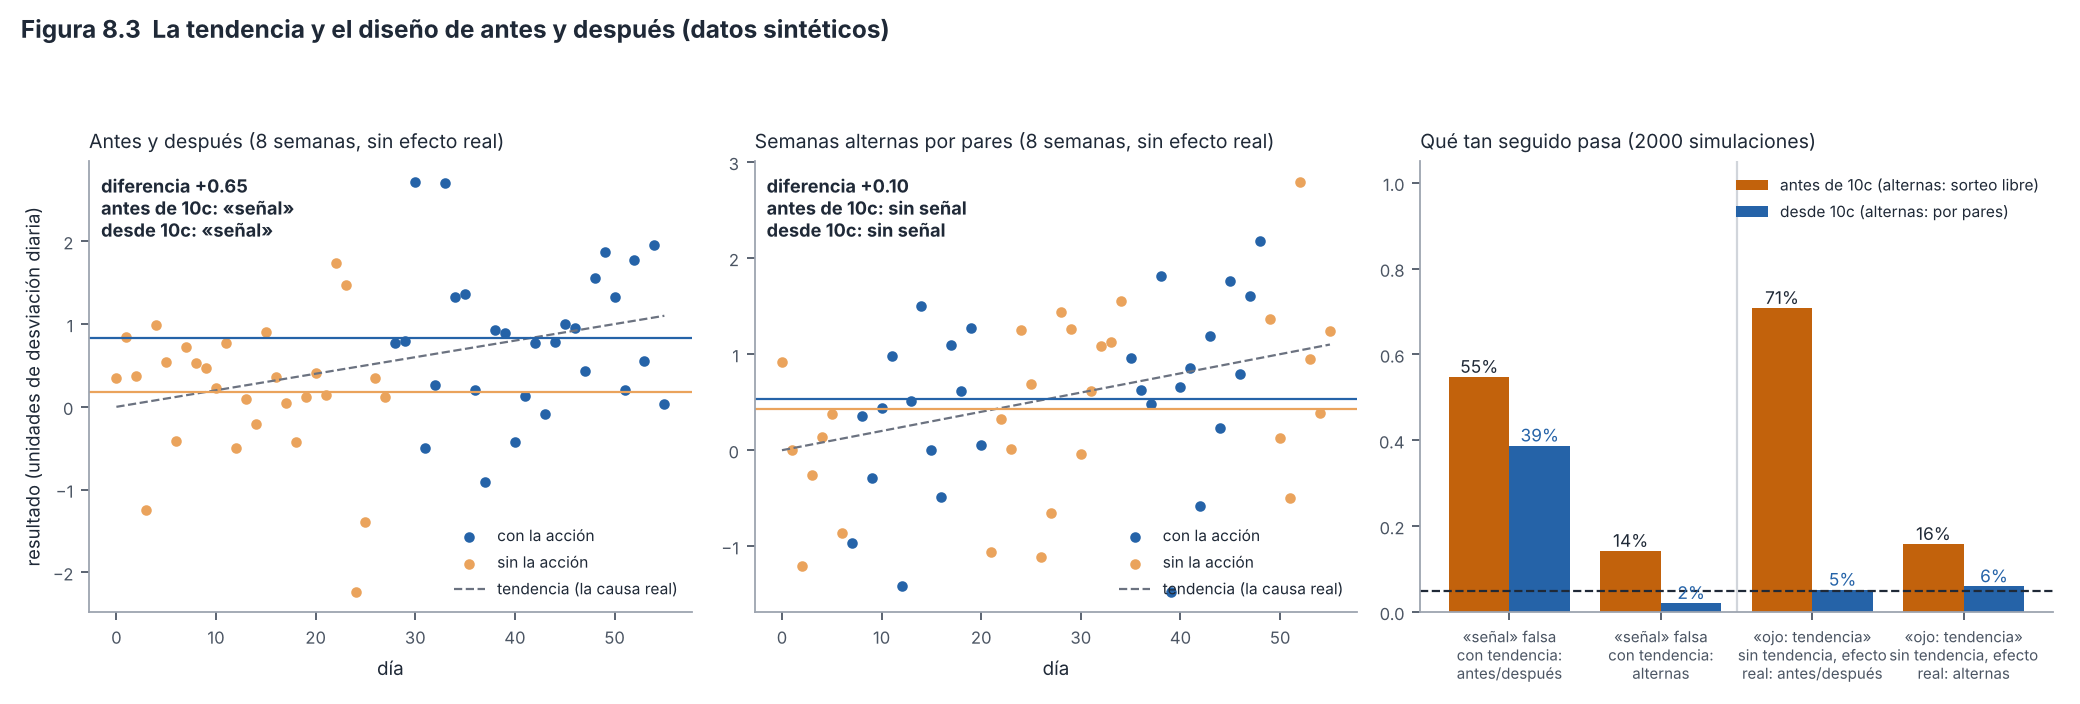

The Python source for this figure:
"""Figura 8.3 - Cómo una tendencia crea una diferencia falsa en un diseño de antes y después, y cómo se comporta la prueba de
tendencia de Experimentos.resultado. Antes de la entrega 10c: diferencia con 1.96 y pendiente contra el día con las dos
condiciones juntas (|b/EE| > 2). Desde la 10c: Estadistica.diferenciaEnDias (t de Welch con autocorrelación), sorteo por
pares y Experimentos.tendencia (valor ~ día + condición, |t| > cuantil de t con n − 3 grados). Datos SINTÉTICOS.
Uso: python fig22_tendencia_diseno.py [salida.png]"""
import sys, math
from functools import lru_cache
import numpy as np
import matplotlib
matplotlib.use("Agg")
import matplotlib.pyplot as plt
import estilo  # paleta y tipografía comunes (módulo 12)

rng = np.random.default_rng(21)

def en_lavado(plan, lav, d):
    if lav <= 0: return False
    cambios = ([0] if plan[0] else []) + [k * 7 for k in range(1, len(plan)) if plan[k] != plan[k - 1]]
    return any(0 <= d - c < lav for c in cambios)

# ---- Copia de Estadistica.cuantilT / pT (t de Student exacta, con la beta incompleta) ----
_C = [0.99999999999980993, 676.5203681218851, -1259.1392167224028, 771.32342877765313, -176.61502916214059,
      12.507343278686905, -0.13857109526572012, 9.9843695780195716e-6, 1.5056327351493116e-7]
def _lng(x):
    if x < .5: return math.log(math.pi / abs(math.sin(math.pi * x))) - _lng(1 - x)
    z = x - 1; a = _C[0]; t = z + 7.5
    for i in range(1, 9): a += _C[i] / (z + i)
    return .5 * math.log(2 * math.pi) + (z + .5) * math.log(t) - t + math.log(a)
def _bi(a, b, x):
    if x <= 0: return 0.0
    if x >= 1: return 1.0
    if x > (a + 1) / (a + b + 2): return 1 - _bi(b, a, 1 - x)
    fr = math.exp(_lng(a + b) - _lng(a) - _lng(b) + a * math.log(x) + b * math.log(1 - x)); f = c = 1.0; d = 0.0
    for i in range(401):
        m = i // 2
        num = 1.0 if i == 0 else (m * (b - m) * x / ((a + 2 * m - 1) * (a + 2 * m)) if i % 2 == 0 else -((a + m) * (a + b + m) * x) / ((a + 2 * m) * (a + 2 * m + 1)))
        d = 1 + num * d; d = 1 / (d if abs(d) > 1e-300 else 1e-300); c = 1 + num / c; c = c if abs(c) > 1e-300 else 1e-300
        f *= c * d
        if abs(1 - c * d) < 1e-12: break
    return fr * (f - 1) / a
def p_t(t, gl): g = min(gl, 1e6); return min(1.0, max(0.0, _bi(g / 2, .5, g / (g + t * t))))
@lru_cache(maxsize=None)
def cuantil_t(gl):
    lo, hi = 0.0, 1.0
    while p_t(hi, gl) > .05 and hi < 1e7: hi *= 2
    for _ in range(80):
        m = (lo + hi) / 2
        if p_t(m, gl) > .05: lo = m
        else: hi = m
    return (lo + hi) / 2

def _ar1(dias, v):
    """Copia de Estadistica.ar1: correlación de los pares de días seguidos; None con menos de 10 pares."""
    m = dict(zip(dias, v)); p = [(x, m[d + 1]) for d, x in zip(dias, v) if d + 1 in m]
    if len(p) < 10: return None
    a = np.array(p); r = np.corrcoef(a[:, 0], a[:, 1])[0, 1]
    return None if not np.isfinite(r) else r

def diferencia_10c(da, a, db, b):
    """Copia de Estadistica.diferenciaEnDias (entrega 10c). da, db: número de día de cada valor."""
    if len(a) < 3 or len(b) < 3: return None
    corr = lambda d, v: (lambda r: None if r is None else r + (1 + 4 * r) / len(v))(_ar1(list(d), list(v)))
    ma, mb = a.mean(), b.mean()
    j = sorted(set(zip(list(da), list(a - ma))) | set(zip(list(db), list(b - mb))))
    comun = corr([x for x, _ in j], [y for _, y in j]) or 0.0
    ra = corr(da, a); rb = corr(db, b); ra = comun if ra is None else ra; rb = comun if rb is None else rb
    ra = min(max(ra, 0), .9); rb = min(max(rb, 0), .9)
    nA = max(len(a) * (1 - ra) / (1 + ra), 2); nB = max(len(b) * (1 - rb) / (1 + rb), 2)
    sa = a.var(ddof=1) / len(a) * (1 + ra) / (1 - ra); sb = b.var(ddof=1) / len(b) * (1 + rb) / (1 - rb)
    se = math.sqrt(sa + sb); d = ma - mb
    if se == 0: return d, d, d, ra, rb, 0.0
    gl = min(max((sa + sb) ** 2 / (sa * sa / (nA - 1) + sb * sb / (nB - 1)), 1), nA + nB - 2)
    t = cuantil_t(round(gl, 2))
    return d, d - t * se, d + t * se, ra, rb, gl

def tendencia_10c(x, c, y):
    """Copia de Experimentos.tendencia: pendiente común del día en valor ~ día + condición; clara si |t| > t(0.975, n − 3)."""
    X = np.column_stack([np.ones(len(x)), x, c]); beta, *_ = np.linalg.lstsq(X, y, rcond=None)
    res = y - X @ beta; s2 = (res ** 2).sum() / (len(y) - 3); cov = s2 * np.linalg.inv(X.T @ X)
    return beta[1], abs(beta[1] / math.sqrt(cov[1, 1])) > cuantil_t(round(len(y) - 3.0, 2))

def evaluar_10c(y, plan, lav):
    """Lo que hace la app desde la 10c: diferencia con t de Welch y autocorrelación, y tendencia dentro de cada condición."""
    toca = np.repeat(plan, 7); idx = np.array([d for d in range(len(y)) if not en_lavado(plan, lav, d)])
    ic, isn = idx[toca[idx]], idx[~toca[idx]]
    r = diferencia_10c(ic, y[ic], isn, y[isn])
    _, clara = tendencia_10c(idx.astype(float), toca[idx].astype(float), y[idx])
    return r[0], (r[1] > 0 or r[2] < 0), clara

def evaluar(y, plan, lav):
    """Lo que hace la app: diferencia con 1.96 y pendiente del resultado contra el día (todas las condiciones juntas)."""
    toca = np.repeat(plan, 7); idx = np.array([d for d in range(len(y)) if not en_lavado(plan, lav, d)])
    a, b = y[idx][toca[idx]], y[idx][~toca[idx]]
    se = math.sqrt(a.var(ddof=1) / len(a) + b.var(ddof=1) / len(b)); d = a.mean() - b.mean()
    x = idx.astype(float); yy = y[idx]; mx, my = x.mean(), yy.mean(); sxx = ((x - mx) ** 2).sum()
    bb = ((x - mx) * (yy - my)).sum() / sxx; res = ((yy - (my + bb * (x - mx))) ** 2).sum() / (len(yy) - 2)
    return d, (d - 1.96 * se > 0 or d + 1.96 * se < 0), abs(bb / math.sqrt(res / sxx)) > 2

def plan_libre(s):
    p = [True] * (s // 2) + [False] * (s - s // 2); rng.shuffle(p); return p
def plan_pares(s):
    return sum(([True, False] if rng.random() < .5 else [False, True] for _ in range(s // 2)), [])

SEMILLA_EJEMPLO = 1
TEND = 0.02           # la medida sube 0.02 por día sola (≈ 1.1 puntos en 8 semanas), en unidades de desviación diaria
fig, ejes = plt.subplots(1, 3, figsize=(13, 4.4), dpi=160, gridspec_kw={"width_ratios": [1, 1, 1.05]})
ejemplos = [("Antes y después (8 semanas, sin efecto real)", [False] * 4 + [True] * 4, 0),
            ("Semanas alternas por pares (8 semanas, sin efecto real)", [False, True, True, False, False, True, True, False], 0)]
ej = np.random.default_rng(SEMILLA_EJEMPLO)                       # semilla de un caso típico (la «señal» falsa sale en ~54 %)
for ax, (tit, plan, lav) in zip(ejes[:2], ejemplos):
    n = len(plan) * 7; y = TEND * np.arange(n) + ej.normal(size=n); toca = np.repeat(plan, 7)
    d, senal, _ = evaluar(y, plan, lav); _, senal10, _ = evaluar_10c(y, plan, lav)
    ax.scatter(np.arange(n)[toca], y[toca], s=14, color=estilo.AZUL, label="con la acción")
    ax.scatter(np.arange(n)[~toca], y[~toca], s=14, color=estilo.OCRE_CLARO, label="sin la acción")
    ax.plot([0, n - 1], [0, TEND * (n - 1)], color=estilo.GRIS, ls="--", lw=1, label="tendencia (la causa real)")
    ax.axhline(y[toca].mean(), color=estilo.AZUL, lw=1); ax.axhline(y[~toca].mean(), color=estilo.OCRE_CLARO, lw=1)
    ax.set_title(tit, loc="left", fontsize=8.8, color=estilo.TINTA)
    ax.text(.02, .97, f"diferencia {d:+.2f}\nantes de 10c: {'«señal»' if senal else 'sin señal'}\ndesde 10c: {'«señal»' if senal10 else 'sin señal'}",
            transform=ax.transAxes, va="top", fontsize=8.2, color=estilo.TINTA, weight="bold")
    ax.set_xlabel("día", fontsize=8.5); ax.tick_params(labelsize=7.5); ax.legend(fontsize=7, loc="lower right", frameon=False)
ejes[0].set_ylabel("resultado (unidades de desviación diaria)", fontsize=8.3)

N = 2000
def tasa(fn): return np.mean([fn() for _ in range(N)])
def sim(plan_fn, s, lav, tend=0.0, efecto=0.0, que=1, nuevo=False):
    plan = plan_fn(s); n = s * 7; y = tend * np.arange(n) + efecto * np.repeat(plan, 7) + rng.normal(size=n)
    return (evaluar_10c if nuevo else evaluar)(y, plan, lav)[que]
ad = lambda s: [False] * (s // 2) + [True] * (s - s // 2)
grupos = [("«señal» falsa\ncon tendencia:\nantes/después", tasa(lambda: sim(ad, 8, 0, tend=TEND)), tasa(lambda: sim(ad, 8, 0, tend=TEND, nuevo=True))),
          ("«señal» falsa\ncon tendencia:\nalternas", tasa(lambda: sim(plan_libre, 8, 1, tend=TEND)), tasa(lambda: sim(plan_pares, 8, 1, tend=TEND, nuevo=True))),
          ("«ojo: tendencia»\nsin tendencia, efecto\nreal: antes/después", tasa(lambda: sim(ad, 8, 0, efecto=0.8, que=2)), tasa(lambda: sim(ad, 8, 0, efecto=0.8, que=2, nuevo=True))),
          ("«ojo: tendencia»\nsin tendencia, efecto\nreal: alternas", tasa(lambda: sim(plan_libre, 8, 1, efecto=0.8, que=2)), tasa(lambda: sim(plan_pares, 8, 1, efecto=0.8, que=2, nuevo=True)))]
b = ejes[2]
x = np.arange(len(grupos))
b.bar(x - .2, [g[1] for g in grupos], width=.4, color=estilo.OCRE, label="antes de 10c (alternas: sorteo libre)")
b.bar(x + .2, [g[2] for g in grupos], width=.4, color=estilo.AZUL, label="desde 10c (alternas: por pares)")
for i, g in enumerate(grupos):
    b.text(i - .2, g[1] + .01, f"{g[1]:.0%}", ha="center", fontsize=7.8); b.text(i + .2, g[2] + .01, f"{g[2]:.0%}", ha="center", fontsize=7.8, color=estilo.AZUL)
b.axhline(.05, color=estilo.TINTA, ls="--", lw=1)
b.set_xticks(x); b.set_xticklabels([g[0] for g in grupos], fontsize=6.8)
b.axvline(1.5, color=estilo.GRIS_CLARO, lw=1)
b.legend(fontsize=7, frameon=False, loc="upper right")
b.set_ylim(0, 1.05); b.tick_params(axis="y", labelsize=7.5)
barras = [(g[0] + " (antes)", g[1]) for g in grupos] + [(g[0] + " (10c)", g[2]) for g in grupos]
b.set_title(f"Qué tan seguido pasa ({N} simulaciones)", loc="left", fontsize=8.8, color=estilo.TINTA)
fig.suptitle("Figura 8.3  La tendencia y el diseño de antes y después (datos sintéticos)", x=0.01, ha="left", fontsize=11, weight="bold", color=estilo.TINTA)
fig.tight_layout(rect=(0, 0, 1, .92))
fig.savefig(sys.argv[1] if len(sys.argv) > 1 else "fig22_tendencia_diseno.png")
for n, t in barras: print(n.replace("\n", " "), round(t, 3))
